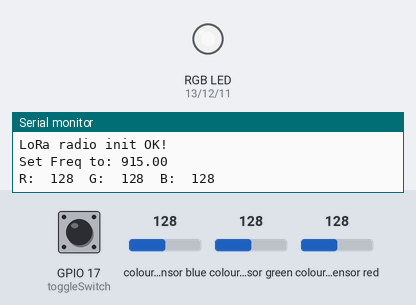
Simulated run of this sketch. Board: ESP32-S3. Shown: an RGB LED mixed from three pins (HIGH = lit), the last lines printed to the serial monitor. Inputs (shaded band) come from the test bench; at power-on: colour sensor blue 128, colour sensor green 128, colour sensor red 128, GPIO 17 (toggleSwitch) HIGH. Dim RGB values are drawn brighter than linear; no radio packets arrive unless stated; pins used as bus, display or sensor lines are not drawn.

Above: at 2.2 s.
2.3 s: colour sensor blue set to 191
At 4.6 s:
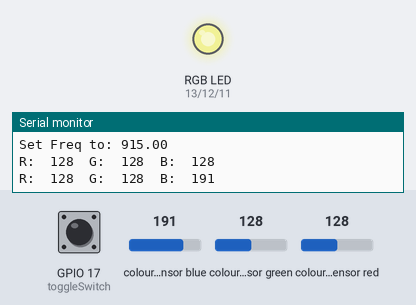
5.7 s: colour sensor green set to 191
At 8.2 s:
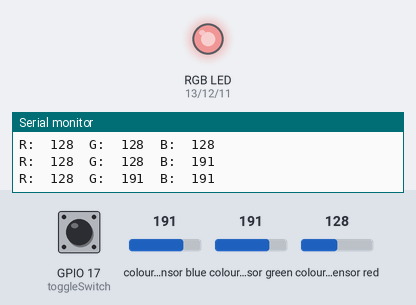
8.9 s: colour sensor red set to 191
At 11.7 s:
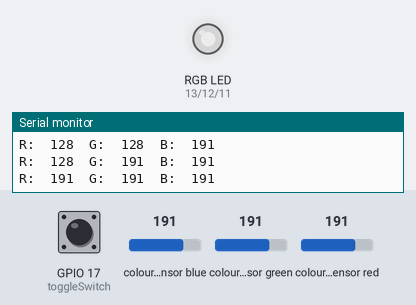
12.0 s: colour sensor blue set to 5
At 14.3 s:
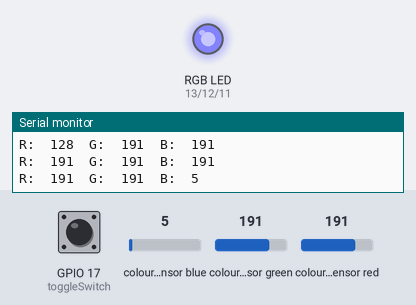
15.1 s: colour sensor green set to 5
At 17.9 s:
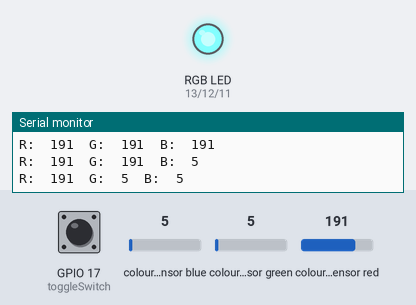
18.3 s: colour sensor red set to 250
At 20.3 s:
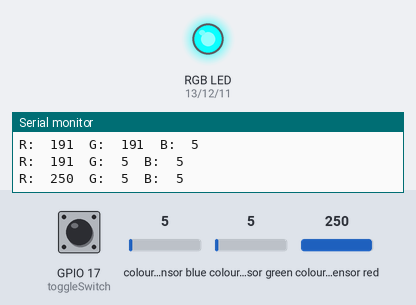
Timing chart, 0 to 21.8 s (numbered marks = the images above; inputs shaded):
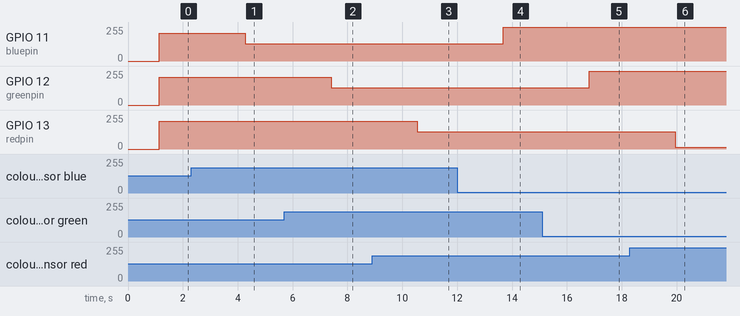

The sketch:

rf95_mesh_client.ino
```cpp
#include <Wire.h>
#include "Adafruit_TCS34725.h"

// RiverMesh Source Node 1
// Project By Shiza Ali, Anthony Byrne, and Hammas Saeed
//
// Some code adapted from RadioHead and Adafruit library examples

// Mesh has much greater memory requirements, and you may need to limit the
// max message length to prevent wierd crashes
#define RH_MESH_MAX_MESSAGE_LEN 50

#include <RHMesh.h>
#include <RH_RF95.h>
#include <SPI.h>

// Network of 4 nodes
#define CLIENT_ADDRESS 1
#define SERVER1_ADDRESS 2
#define SERVER2_ADDRESS 3
#define SERVER3_ADDRESS 4

#define redpin 13
#define greenpin 12
#define bluepin 11
#define toggleSwitch 17

// set to false if using a common cathode LED
#define commonAnode true

// our RGB -> eye-recognized gamma color
byte gammatable[256];

Adafruit_TCS34725 tcs = Adafruit_TCS34725(TCS34725_INTEGRATIONTIME_50MS, TCS34725_GAIN_4X);

/* for feather m0 RFM9x */
#define RFM95_CS 8
#define RFM95_RST 4
#define RFM95_INT 3

// Singleton instance of the radio driver
RH_RF95 driver(RFM95_CS, RFM95_INT);

// Class to manage message delivery and receipt, using the driver declared above
RHMesh manager(driver, CLIENT_ADDRESS);

// Change to 434.0 or other frequency, must match RX's freq!
#define RF95_FREQ 915.0

void setup()
{
    pinMode(RFM95_RST, OUTPUT);
    digitalWrite(RFM95_RST, HIGH);
    Serial.begin(9600);
    delay(1000);

// use these three pins to drive an LED
#if defined(ARDUINO_ARCH_ESP32)
    ledcAttachPin(redpin, 1);
    ledcSetup(1, 12000, 8);
    ledcAttachPin(greenpin, 2);
    ledcSetup(2, 12000, 8);
    ledcAttachPin(bluepin, 3);
    ledcSetup(3, 12000, 8);
#else
    pinMode(redpin, OUTPUT);
    pinMode(greenpin, OUTPUT);
    pinMode(bluepin, OUTPUT);
#endif

    if (tcs.begin()) {
        Serial.println("Found sensor");
    }
    else {
        Serial.println("No TCS34725 found ... check your connections");
        while (1)
            ; // halt!
    }

    Serial.println("Feather LoRa Mesh Test: Data Source/Client");

    // manual reset
    digitalWrite(RFM95_RST, LOW);
    delay(10);
    digitalWrite(RFM95_RST, HIGH);
    delay(10);

    while (!driver.init()) {
        Serial.println("LoRa radio driver init failed");
        Serial.println(
            "Uncomment '#define SERIAL_DEBUG' in RH_RF95.cpp for detailed debug "
            "info");
        while (1)
            ;
    }
    Serial.println("LoRa radio init OK!");

    // Defaults after init are 434.0MHz, modulation GFSK_Rb250Fd250, +13dbM
    if (!driver.setFrequency(RF95_FREQ)) {
        Serial.println("setFrequency failed");
        while (1)
            ;
    }
    Serial.print("Set Freq to: ");
    Serial.println(RF95_FREQ);

    // Defaults after init are 434.0MHz, 13dBm, Bw = 125 kHz, Cr = 4/5, Sf =
    // 128chips/symbol, CRC on

    // The default transmitter power is 13dBm, using PA_BOOST.
    // If you are using RFM95/96/97/98 modules which uses the PA_BOOST transmitter
    // pin, then
    // you can set transmitter powers from 5 to 23 dBm:
    driver.setTxPower(8, false);

    if (!manager.init())
        Serial.println("Mesh manager init failed");

    // thanks PhilB for this gamma table!
    // it helps convert RGB colors to what humans see
    for (int i = 0; i < 256; i++) {
        float x = i;
        x /= 255;
        x = pow(x, 2.5);
        x *= 255;

        if (commonAnode) {
            gammatable[i] = 255 - x;
        }
        else {
            gammatable[i] = x;
        }
        // Serial.println(gammatable[i]);
    }

    pinMode(toggleSwitch, INPUT_PULLUP);
}

uint8_t data[] = "000";
// Dont put this on the stack:
uint8_t buf[RH_MESH_MAX_MESSAGE_LEN];

void loop()
{
    float red, green, blue;
    uint8_t len = sizeof(buf);
    uint8_t from;

    tcs.setInterrupt(false); // turn on LED

    delay(60); // takes 50ms to read

    tcs.getRGB(&red, &green, &blue);
    tcs.setInterrupt(true); // turn off LED

    Serial.print("R:\t");
    Serial.print(int(red));
    Serial.print("\tG:\t");
    Serial.print(int(green));
    Serial.print("\tB:\t");
    Serial.println(int(blue));

#if defined(ARDUINO_ARCH_ESP32)
    ledcWrite(1, gammatable[(int)red]);
    ledcWrite(2, gammatable[(int)green]);
    ledcWrite(3, gammatable[(int)blue]);
#else
    analogWrite(redpin, gammatable[(int)red]);
    analogWrite(greenpin, gammatable[(int)green]);
    analogWrite(bluepin, gammatable[(int)blue]);
#endif

    data[0] = int(red);
    data[1] = int(green);
    data[2] = int(blue);
    data[3] = 'C';

    // Send a message to a rf22_mesh_server
    // A route to the destination will be automatically discovered.
    if (!digitalRead(toggleSwitch) && manager.sendtoWait(data, sizeof(data), SERVER3_ADDRESS) == RH_ROUTER_ERROR_NONE) {
        Serial.println("Sent to manager_mesh_server3");
        // It has been reliably delivered to the next node.
        // Now wait for a reply from the ultimate server

        if (manager.recvfromAckTimeout(buf, &len, 3000, &from)) {
            Serial.print("got reply from : 0x");
            Serial.print(from, HEX);
            Serial.print(": ");
            Serial.println((char*)buf);
        }
        else {
            Serial.println(
                "No reply, is rf22_mesh_server1, rf22_mesh_server2 and "
                "rf22_mesh_server3 running?");
        }
    }
    else {
        // Just try a receive
        if (manager.recvfromAckTimeout(buf, &len, 3000, &from)) {
            Serial.print("got reply from : 0x");
            Serial.print(from, HEX);
            Serial.print(": ");
            Serial.println((char*)buf);
        }
    }
}
```

Measured:
- after the input at 2.3 s, GPIO 11 (bluepin): 208/255 → 130/255 after 2.0 s
- after the input at 5.7 s, GPIO 12 (greenpin): 208/255 → 130/255 after 1.7 s
- after the input at 8.9 s, GPIO 13 (redpin): 208/255 → 130/255 after 1.7 s
- after the input at 12.0 s, GPIO 11 (bluepin): 130/255 → 253/255 after 1.7 s
- after the input at 15.1 s, GPIO 12 (greenpin): 130/255 → 253/255 after 1.7 s
- after the input at 18.3 s, GPIO 13 (redpin): 130/255 → 12/255 after 1.7 s
